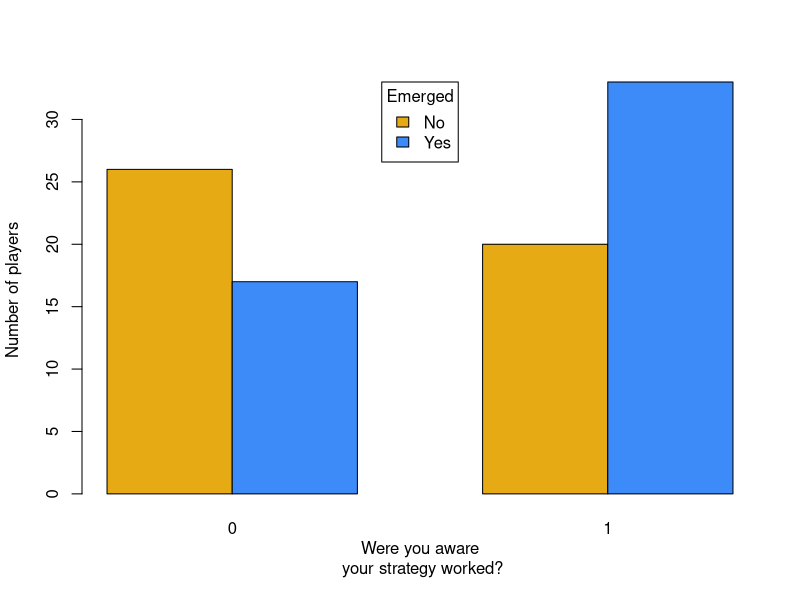
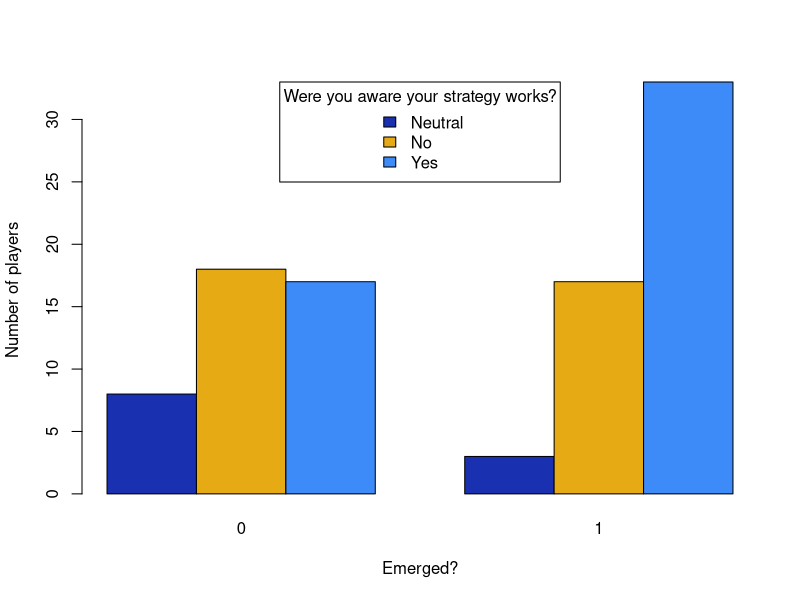

R code for these plots, in order:

setwd('~/PROJECTS/synch.live/code/DataAnalysis2022/analysis/')


################################################################################
# Metacognition

dfmc <- read.csv('GERF_metacog_labelled.csv')
dfmc <-  dfmc[!(is.na(dfmc$Label) | dfmc$Label==""), ]
dfmc <- subset(dfmc, Manual == 0)

# chi-squared test
plt_df <- table (dfmc$Label, dfmc$Emerged)
plt_df
barplot(plt_df, legend.text = TRUE,
        beside = TRUE,
        col  = c('#E6AA15','#3d8af9'),
        xlab = "Were you aware\n your strategy worked?",
        ylab = "Number of players",
        args.legend=list(x='top', title = "Emerged")
)
chisq.test(plt_df, correct = FALSE)


# per-group test
dfmcg <- read.csv('GERF_metacog_groups.csv')
dfmcg <- subset(dfmcg, Manual == 0)
wilcox.test(Aware ~ Emerged, data = dfmcg)
wilcox.test(Aware_ratio ~ Emerged, data = dfmcg)




################################################################################
# 3 labels - yes, no, neutral - not used
dfmc <- read.csv('GERF_metacog_3labels.csv')
dfmc <-  dfmc[!(is.na(dfmc$Label) | dfmc$Label==""), ]
dfmc <- subset(dfmc, Manual != 1)

plt_df <- table (dfmc$Label, dfmc$Emerged)
plt_df
barplot(plt_df, legend.text = TRUE,
        beside = TRUE,
        col  = c('#1930B0','#E6AA15','#3d8af9'),
        xlab = "Emerged?",
        ylab = "Number of players",
        args.legend=list(x='top', title = 'Were you aware your strategy works?')
)
chisq.test(plt_df, correct = TRUE)

